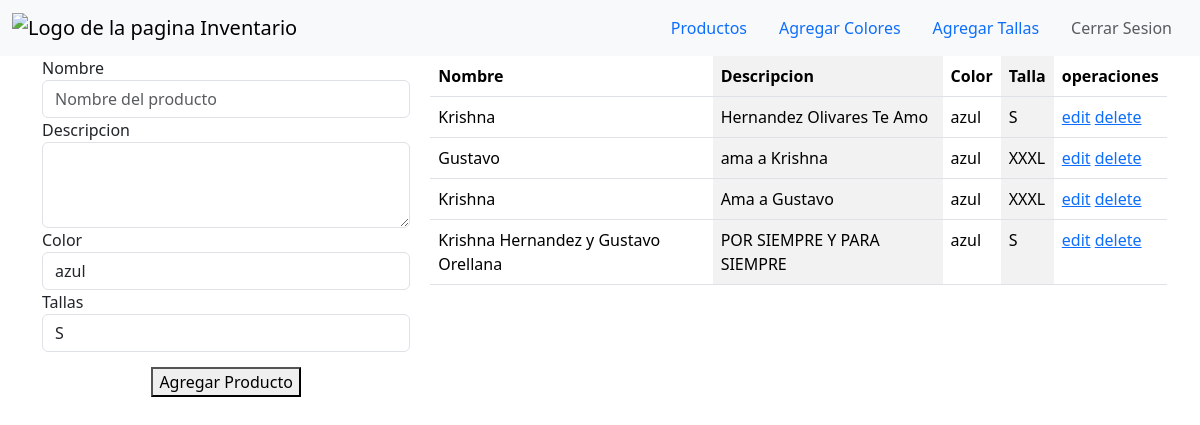
The page /home on the database its author committed.
### tables this page shows
CREATE TABLE productos (
            id INTEGER PRIMARY KEY autoincrement,
               nombre TEXT NOT NUll,
               descripcion TEXT,
               id_color INTEGER,
               id_talla INTEGER,
               foreign key (id_color) references colores(id),
               foreign key (id_talla) references tallas(id)
               
);

CREATE TABLE colores (
               id INTEGER PRIMARY KEY autoincrement,
               nombre TEXT NOT NULL

);

CREATE TABLE tallas(
               id INTEGER PRIMARY KEY autoincrement,
               nombre TEXT NOT NULL
);

### appFlask.py (the view)
@app.route('/home')
def hello_world():
    conexion = sqlite3.connect('test.db')
    cursor = conexion.cursor()
    cursor.execute('SELECT p.id, p.nombre, p.descripcion, c.nombre, t.nombre FROM productos p JOIN colores c ON p.id_color = c.id JOIN tallas t ON p.id_talla = t.id')
    productos = cursor.fetchall()
    print(productos)
    return render_template('home.html', products = productos)

### templates/home.html (shortened to what this page needs)
{% extends 'layout.html' %}
{% block body %}
<nav class="navbar bg-body-tertiary">
  <div class="container-fluid">
      <a class="navbar-brand" href="#">
          <img src="" alt="Logo de la pagina" width="40" height="40" class="d-line-block align-top">
          Inventario
      </a>
      <ul class="nav justify-content-end">
          <li class="nav-item">
            <a class="nav-link active" aria-current="page" href="#">Productos</a>
          </li>
          <li class="nav-item">
            <a class="nav-link" href="#">Agregar Colores</a>
          </li>
          <li class="nav-item">
            <a class="nav-link" href="#">Agregar Tallas</a>
          </li>
          <li class="nav-item">
            <a class="nav-link disabled" aria-disabled="true">Cerrar Sesion</a>
          </li>
        </ul>
  </div>
</nav>
  <div class="container " style="display: flex ;gap: 20px;">
   <div class="form-container " style="flex: 0 0 33%;" >
    <form action="add_product" method="POST">
      <div class="form-group">
        <label for="nombreForm">Nombre</label>
        <input type="text" class="form-control" id="nombreForm" name="nombre" placeholder="Nombre del producto">
      </div>
      <div class="form-group">
        <label for="descripcionForm">Descripcion</label>
        <textarea class="form-control" name="descripcion" id="descripcionForm" rows="3"></textarea>
      </div>
      <div class="form-group">
        <label for="colorForm">Color</label>
        <select class="form-control" name="color" id="colorForm">
          <option >azul</option>
        </select>
      </div>
      <div class="form-group">
        <label for="tallaForm">Tallas</label>
        <select class="form-control" name="talla" id="tallaForm">
          <option >S</option>
        </select>
      </div>
      <div style="text-align: center;margin-top: 15px;"><button type="submit" style="text-align: center;">Agregar Producto</button></div>
    </form>
  </div>
  <div class="productos-container" style="flex: 0 0 66%;">
    <table class="table table-striped-columns">
    <thead>
      <tr>
        <th>Nombre</th>
        <th>Descripcion</th>
        <th>Color</th>
        <th>Talla</th>
        <th>operaciones</th>
      </tr>
    </thead>
    <tbody>
      {% for producto in products %}
        <tr>
          <td>{{ producto.1 }}</td>
          <td>{{ producto.2 }}</td>
          <td>{{ producto.3}}</td>
          <td>{{ producto.4}}</td>
          <td><a href="/edit/{{producto.0}}">edit</a>
              <a href="/delete/{{producto.0}}" >delete</a>
          </td>
        </tr>
      {% endfor %}
    </tbody>
  </table>
  </div>
</div>
{% endblock %}

### templates/layout.html (shortened to what this page needs)
<!DOCTYPE html>
<html lang="en">
<head>
    <link href="https://cdn.jsdelivr.net/npm/bootstrap@5.3.3/dist/css/bootstrap.min.css" rel="stylesheet">
</head>
<body>
    {% block body %}
    {% endblock %}
</body>
</html>

### rows shown on the page
productos: nombre "Krishna", descripcion "Hernandez Olivares Te Amo", nombre "azul", nombre "S"
productos: nombre "Gustavo", descripcion "ama a Krishna", nombre "azul", nombre "XXXL"
productos: nombre "Krishna", descripcion "Ama a Gustavo", nombre "azul", nombre "XXXL"
productos: nombre "Krishna Hernandez y Gustavo Orellana", descripcion "POR SIEMPRE Y PARA SIEMPRE", nombre "azul", nombre "S"
